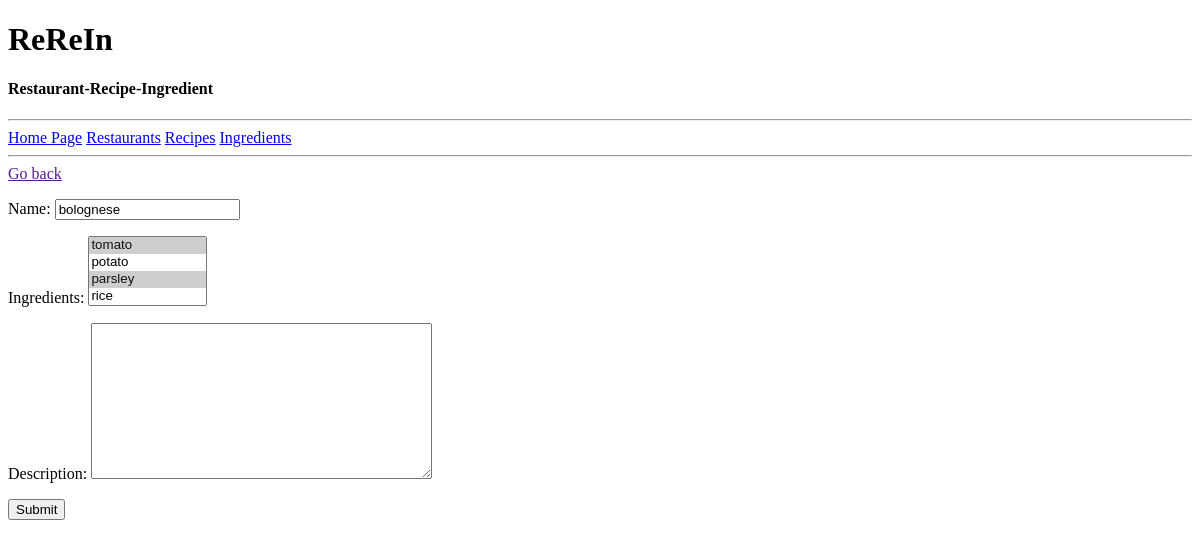
The app's page /update-recipe/6/, older data.
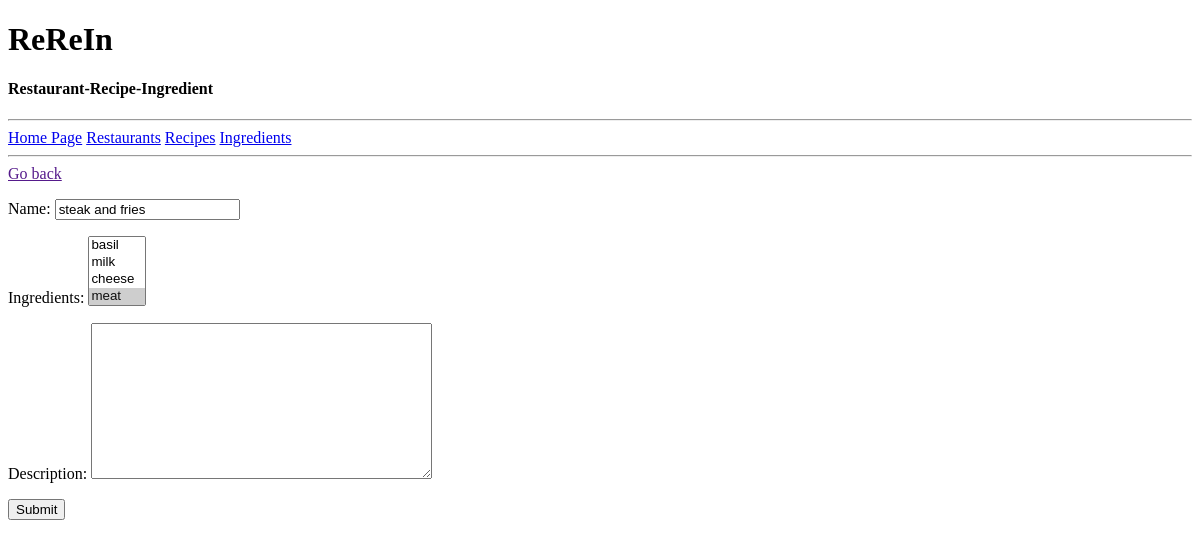
The same page, newer data.
### base/models.py (models this page shows, shortened)
class Recipe(models.Model):
    name = models.CharField(max_length = 200)
    ingredients = models.ManyToManyField(Ingredient)
    description = models.TextField(null=True , blank = True)
    updated = models.DateTimeField(auto_now = True)#takes a snapshot every time it's saved
    created = models.DateTimeField(auto_now_add = True)#takes a snapshot only the first time it's save
    class Meta:
        ordering = ['-updated', '-created']

class Ingredient(models.Model):
    name = models.CharField(max_length = 200)
    updated = models.DateTimeField(auto_now = True)#takes a snapshot every time it's saved
    created = models.DateTimeField(auto_now_add = True)#takes a snapshot only the first time it's save
    class Meta:
        ordering = ['-updated', '-created']
    def __str__(self):
        return self.name

### base/views.py (the view)
# urls.py: path('update-recipe/<str:pk>/', views.updateRecipe, name = 'update-recipe'),
def updateRecipe(request, pk):
    recipe = Recipe.objects.get(id=pk)
    form = RecipeForm(instance = recipe)
    if request.method == 'POST':
        form = RecipeForm(request.POST, instance = recipe)
        if form.is_valid():
            form.save()
            return redirect('list-recipe')
    context = {'form':form}
    return render(request, 'base/recipe_form.html', context)

### base/forms.py
class RecipeForm(ModelForm):
    class Meta:
        model = Recipe
        fields = '__all__'

### base/templates/base/recipe_form.html (shortened to what this page needs)
{% extends 'main.html' %}
{% block content %}
    <a href = "{{request.META.HTTP_REFERER}}"> Go back </a>
<div>
    <form method='POST' action="" >
        {{form.as_p}}
        <input type="submit" value="Submit">
    </form>
</div>
{% endblock content %}

Row changes from the older to the newer data that the page shows:
changed Recipe: name "bolognese" → "steak and fries"
Text that changed along with them:
form field ingredients: "tomato ☑ / potato / parsley ☑ / rice" → "basil / milk / cheese / meat ☑"
